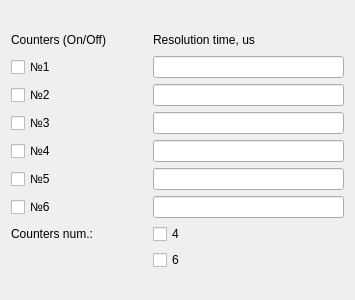
<?xml version="1.0" encoding="UTF-8"?>
<ui version="4.0">
 <class>Form_1</class>
 <widget class="QWidget" name="Form_1">
  <property name="geometry">
   <rect>
    <x>0</x>
    <y>0</y>
    <width>355</width>
    <height>300</height>
   </rect>
  </property>
  <property name="windowTitle">
   <string>Counters settings</string>
  </property>
  <layout class="QGridLayout" name="gridLayout_2">
   <item row="0" column="0">
    <layout class="QGridLayout" name="gridLayout">
     <property name="sizeConstraint">
      <enum>QLayout::SetFixedSize</enum>
     </property>
     <property name="verticalSpacing">
      <number>6</number>
     </property>
     <item row="0" column="2">
      <widget class="QLabel" name="label_2">
       <property name="sizePolicy">
        <sizepolicy hsizetype="Preferred" vsizetype="Fixed">
         <horstretch>0</horstretch>
         <verstretch>0</verstretch>
        </sizepolicy>
       </property>
       <property name="text">
        <string>Resolution time, us</string>
       </property>
      </widget>
     </item>
     <item row="2" column="2">
      <widget class="QLineEdit" name="lineEdit_2"/>
     </item>
     <item row="0" column="1">
      <spacer name="horizontalSpacer">
       <property name="orientation">
        <enum>Qt::Horizontal</enum>
       </property>
       <property name="sizeType">
        <enum>QSizePolicy::Fixed</enum>
       </property>
       <property name="sizeHint" stdset="0">
        <size>
         <width>40</width>
         <height>20</height>
        </size>
       </property>
      </spacer>
     </item>
     <item row="1" column="0">
      <widget class="QCheckBox" name="checkBox">
       <property name="text">
        <string>№1</string>
       </property>
      </widget>
     </item>
     <item row="1" column="2">
      <widget class="QLineEdit" name="lineEdit"/>
     </item>
     <item row="6" column="0">
      <widget class="QCheckBox" name="checkBox_6">
       <property name="text">
        <string>№6</string>
       </property>
      </widget>
     </item>
     <item row="7" column="2">
      <widget class="QCheckBox" name="checkBox_7">
       <property name="text">
        <string>4</string>
       </property>
      </widget>
     </item>
     <item row="3" column="0">
      <widget class="QCheckBox" name="checkBox_3">
       <property name="text">
        <string>№3</string>
       </property>
      </widget>
     </item>
     <item row="2" column="0">
      <widget class="QCheckBox" name="checkBox_2">
       <property name="text">
        <string>№2</string>
       </property>
      </widget>
     </item>
     <item row="5" column="2">
      <widget class="QLineEdit" name="lineEdit_5"/>
     </item>
     <item row="0" column="0">
      <widget class="QLabel" name="label">
       <property name="sizePolicy">
        <sizepolicy hsizetype="Preferred" vsizetype="Fixed">
         <horstretch>0</horstretch>
         <verstretch>0</verstretch>
        </sizepolicy>
       </property>
       <property name="text">
        <string>Counters (On/Off)</string>
       </property>
      </widget>
     </item>
     <item row="6" column="2">
      <widget class="QLineEdit" name="lineEdit_6"/>
     </item>
     <item row="4" column="2">
      <widget class="QLineEdit" name="lineEdit_4"/>
     </item>
     <item row="3" column="2">
      <widget class="QLineEdit" name="lineEdit_3"/>
     </item>
     <item row="5" column="0">
      <widget class="QCheckBox" name="checkBox_5">
       <property name="text">
        <string>№5</string>
       </property>
      </widget>
     </item>
     <item row="4" column="0">
      <widget class="QCheckBox" name="checkBox_4">
       <property name="text">
        <string>№4</string>
       </property>
      </widget>
     </item>
     <item row="8" column="2">
      <widget class="QCheckBox" name="checkBox_8">
       <property name="text">
        <string>6</string>
       </property>
      </widget>
     </item>
     <item row="7" column="0">
      <widget class="QLabel" name="label_3">
       <property name="text">
        <string>Counters num.:</string>
       </property>
      </widget>
     </item>
    </layout>
   </item>
  </layout>
 </widget>
 <resources/>
 <connections>
  <connection>
   <sender>checkBox</sender>
   <signal>stateChanged(int)</signal>
   <receiver>Form_1</receiver>
   <slot>cnt1(int)</slot>
   <hints>
    <hint type="sourcelabel">
     <x>64</x>
     <y>59</y>
    </hint>
    <hint type="destinationlabel">
     <x>12</x>
     <y>7</y>
    </hint>
   </hints>
  </connection>
  <connection>
   <sender>checkBox_2</sender>
   <signal>stateChanged(int)</signal>
   <receiver>Form_1</receiver>
   <slot>cnt2(int)</slot>
   <hints>
    <hint type="sourcelabel">
     <x>98</x>
     <y>88</y>
    </hint>
    <hint type="destinationlabel">
     <x>131</x>
     <y>10</y>
    </hint>
   </hints>
  </connection>
  <connection>
   <sender>checkBox_3</sender>
   <signal>stateChanged(int)</signal>
   <receiver>Form_1</receiver>
   <slot>cnt3(int)</slot>
   <hints>
    <hint type="sourcelabel">
     <x>98</x>
     <y>117</y>
    </hint>
    <hint type="destinationlabel">
     <x>231</x>
     <y>21</y>
    </hint>
   </hints>
  </connection>
  <connection>
   <sender>checkBox_4</sender>
   <signal>stateChanged(int)</signal>
   <receiver>Form_1</receiver>
   <slot>cnt4(int)</slot>
   <hints>
    <hint type="sourcelabel">
     <x>98</x>
     <y>146</y>
    </hint>
    <hint type="destinationlabel">
     <x>338</x>
     <y>12</y>
    </hint>
   </hints>
  </connection>
  <connection>
   <sender>checkBox_5</sender>
   <signal>stateChanged(int)</signal>
   <receiver>Form_1</receiver>
   <slot>cnt5(int)</slot>
   <hints>
    <hint type="sourcelabel">
     <x>16</x>
     <y>166</y>
    </hint>
    <hint type="destinationlabel">
     <x>1</x>
     <y>152</y>
    </hint>
   </hints>
  </connection>
  <connection>
   <sender>checkBox_6</sender>
   <signal>stateChanged(int)</signal>
   <receiver>Form_1</receiver>
   <slot>cnt6(int)</slot>
   <hints>
    <hint type="sourcelabel">
     <x>39</x>
     <y>194</y>
    </hint>
    <hint type="destinationlabel">
     <x>4</x>
     <y>209</y>
    </hint>
   </hints>
  </connection>
  <connection>
   <sender>checkBox_7</sender>
   <signal>stateChanged(int)</signal>
   <receiver>Form_1</receiver>
   <slot>fourCounters(int)</slot>
   <hints>
    <hint type="sourcelabel">
     <x>162</x>
     <y>226</y>
    </hint>
    <hint type="destinationlabel">
     <x>351</x>
     <y>227</y>
    </hint>
   </hints>
  </connection>
  <connection>
   <sender>checkBox_8</sender>
   <signal>stateChanged(int)</signal>
   <receiver>Form_1</receiver>
   <slot>sixCounters(int)</slot>
   <hints>
    <hint type="sourcelabel">
     <x>156</x>
     <y>253</y>
    </hint>
    <hint type="destinationlabel">
     <x>352</x>
     <y>258</y>
    </hint>
   </hints>
  </connection>
 </connections>
 <slots>
  <slot>cnt1(int)</slot>
  <slot>cnt2(int)</slot>
  <slot>cnt3(int)</slot>
  <slot>cnt4(int)</slot>
  <slot>cnt5(int)</slot>
  <slot>cnt6(int)</slot>
  <slot>fourCounters(int)</slot>
  <slot>sixCounters(int)</slot>
 </slots>
</ui>
